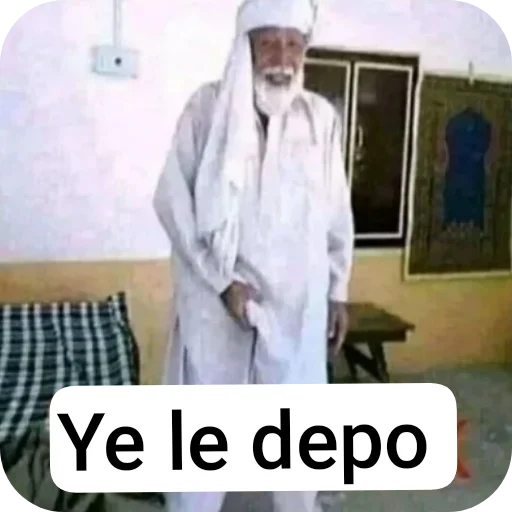
#> input picture template.png, 512 x 512 px
$ python generator.py
#> lines starting #> are read from the running program, lines starting #| are printed output that depends on the picture
"""
generator.py
Renders the "Ye le depo" style meme template with custom text.

The template (template.png) is a 512x512 RGBA image with a white
rounded caption box baked into the bottom. We paint over the box
(same off-white) and re-draw it with the user's text, auto-wrapping
to two lines and auto-shrinking the font so it always fits.
"""

from PIL import Image, ImageDraw, ImageFont
import io
import os

BASE_DIR = os.path.dirname(os.path.abspath(__file__))
TEMPLATE_PATH = os.path.join(BASE_DIR, "template.png")

# Bundled in the repo (fonts/DejaVuSans-Bold.ttf) so rendering doesn't
# depend on whatever fonts happen to be installed on the host. We still
# fall back to a few common system paths, and finally to PIL's built-in
# bitmap font, so the bot degrades gracefully instead of crashing.
_FONT_CANDIDATES = [
    os.path.join(BASE_DIR, "fonts", "DejaVuSans-Bold.ttf"),
    "/usr/share/fonts/truetype/dejavu/DejaVuSans-Bold.ttf",
    "/usr/share/fonts/truetype/liberation/LiberationSans-Bold.ttf",
    "/System/Library/Fonts/Supplemental/Arial Bold.ttf",
    "C:\\Windows\\Fonts\\arialbd.ttf",
]
FONT_PATH = next((p for p in _FONT_CANDIDATES if os.path.isfile(p)), None)

# Box geometry measured from the template (x0, y0, x1, y1)
BOX = (40, 378, 466, 497)
BOX_FILL = (255, 255, 255, 255)
BOX_RADIUS = 28
TEXT_COLOR = (17, 17, 17, 255)

PADDING_X = 24
PADDING_Y = 14
MAX_FONT_SIZE = 64
MIN_FONT_SIZE = 22
LINE_SPACING = 6

DEFAULT_TEXT = "Hankie OP"


def _load_font(size: int) -> ImageFont.ImageFont:
    if FONT_PATH:
        try:
            return ImageFont.truetype(FONT_PATH, size)
        except OSError:
            pass
    # Last-resort fallback so a missing font file never crashes a render;
    # this won't scale with `size` but at least produces output.
    return ImageFont.load_default()


def _wrap_to_lines(draw: ImageDraw.ImageDraw, text: str, font: ImageFont.FreeTypeFont, max_width: int):
    """Greedy word-wrap. Returns list of lines (max ~2 preferred, but will
    add more if the text is very long rather than losing content)."""
    words = text.split()
    if not words:
        return [""]

    lines = []
    current = words[0]
    for word in words[1:]:
        trial = f"{current} {word}"
        w = draw.textbbox((0, 0), trial, font=font)[2]
        if w <= max_width:
            current = trial
        else:
            lines.append(current)
            current = word
    lines.append(current)
    return lines


def _fit_text(draw: ImageDraw.ImageDraw, text: str, max_width: int, max_height: int):
    """Find the largest font size (within bounds) such that the text
    wraps to at most 2 lines and fits in the box. Falls back to more
    lines at MIN_FONT_SIZE if the text is extremely long."""
    for size in range(MAX_FONT_SIZE, MIN_FONT_SIZE - 1, -2):
        font = _load_font(size)
        lines = _wrap_to_lines(draw, text, font, max_width)
        if len(lines) > 2:
            continue
        line_height = draw.textbbox((0, 0), "Ag", font=font)[3]
        total_height = line_height * len(lines) + LINE_SPACING * (len(lines) - 1)
        if total_height <= max_height:
            return font, lines

    # Long-text fallback: use min size, allow as many lines as needed
    font = _load_font(MIN_FONT_SIZE)
    lines = _wrap_to_lines(draw, text, font, max_width)
    return font, lines


def render_sticker(text: str) -> bytes:
    """Returns PNG bytes of the template with `text` drawn into the caption box."""
#> called with text = 'Ye le pakad'
    img = Image.open(TEMPLATE_PATH).convert("RGBA")
#> img is the input picture: PIL image 512x512 RGBA; mean R, G, B, A 165.9, 163.9, 163.2, 251.6
    draw = ImageDraw.Draw(img)

    # Blank the existing caption box
    draw.rounded_rectangle(BOX, radius=BOX_RADIUS, fill=BOX_FILL)

    x0, y0, x1, y1 = BOX
    max_width = (x1 - x0) - 2 * PADDING_X
    max_height = (y1 - y0) - 2 * PADDING_Y

    text = text.strip() or DEFAULT_TEXT
    font, lines = _fit_text(draw, text, max_width, max_height)
#> lines = ['Ye le pakad']

    line_height = draw.textbbox((0, 0), "Ag", font=font)[3]
#> line_height = 67
    total_height = line_height * len(lines) + LINE_SPACING * (len(lines) - 1)
#> total_height = 67
    cy = y0 + (y1 - y0 - total_height) / 2
#> cy = 404

    for line in lines:
        w = draw.textbbox((0, 0), line, font=font)[2]
        cx = x0 + ((x1 - x0) - w) / 2
        draw.text((cx, cy), line, font=font, fill=TEXT_COLOR)
        cy += line_height + LINE_SPACING
#> this loop made 1 pass
#> (line, w, cx, cy) on pass 1: ('Ye le pakad', 376, 65, 477)
#> after the loop, cy = 477

    buf = io.BytesIO()
    img.save(buf, format="PNG")
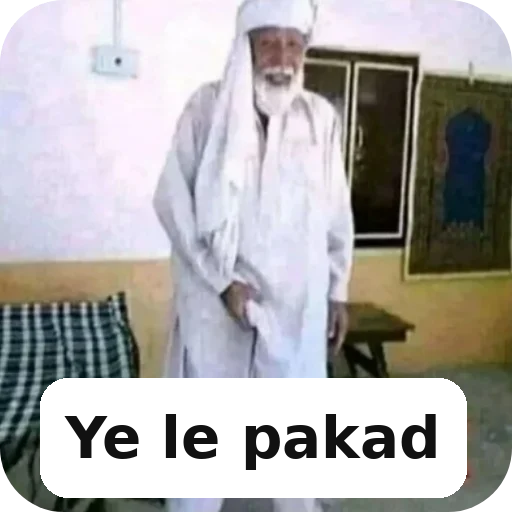
#> img: PIL image 512x512 RGBA; mean R, G, B, A 171.4, 169.3, 168.7, 251.6; transparent parts drawn white
    return buf.getvalue()


if __name__ == "__main__":
    # quick local tests
    for i, sample in enumerate([
        "Ye le pakad",
        "Ye le depo bhai kya scene hai",
        "Chai",
        "Mujhe bhi ek chahiye yaar please jaldi bhej do",
    ]):
        data = render_sticker(sample)
        with open(f"test_{i}.png", "wb") as f:
            f.write(data)
        print("wrote", f"test_{i}.png", "for text:", sample)
